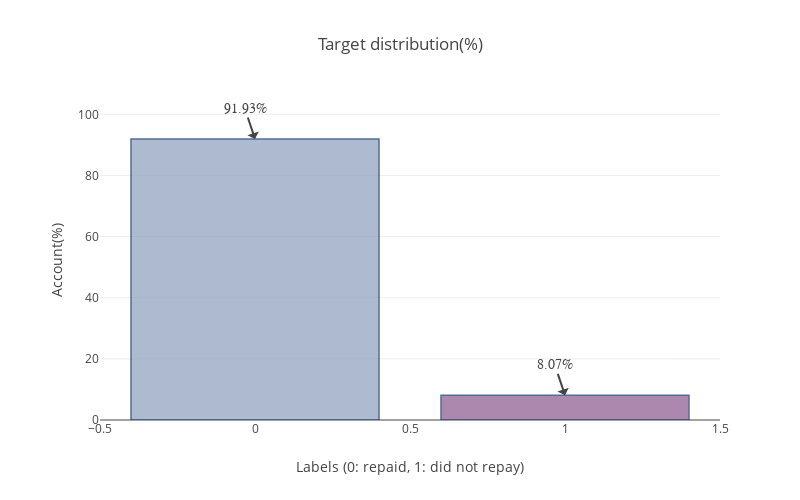

Notebook source saved alongside this figure:
### Code cell
cnt_srs = application_train['TARGET'].value_counts()
text = ['{:.2f}%'.format(100 * (value / cnt_srs.sum())) for value in cnt_srs.values]

trace = go.Bar(
    x = cnt_srs.index,
    y = (cnt_srs / cnt_srs.sum()) * 100,
    marker = dict(
        color = random_color_generator(2),
        line = dict(color='rgb(8, 48, 107)',
                   width = 1.5
                   )
    ), 
    opacity = 0.7
)

data = [trace]

layout = go.Layout(
    title = 'Target distribution(%)',
    margin = dict(
        l = 100
    ),
    xaxis = dict(
        title = 'Labels (0: repaid, 1: did not repay)'
    ),
    yaxis = dict(
        title = 'Account(%)'
    ),
    width=800,
    height=500
)
annotations = []
for i in range(2):
    annotations.append(dict(
        x = cnt_srs.index[i],
        y = ((cnt_srs / cnt_srs.sum()) * 100)[i],
        text = text[i],
        font = dict(
            family = 'Arial',
            size = 14,
        ),
        showarrow = True
    ))
    layout['annotations'] = annotations

fig = go.Figure(data=data, layout=layout)
py.iplot(fig)

### Figure 1 — Plotly figure (JSON) as saved in the notebook; plotly's stock layout.template omitted (floating-point values rounded to 4 significant figures)
{"data": [{"marker": {"color": ["#8B9EBB", "#89568E"], "line": {"color": "rgb(8, 48, 107)", "width": 1.5}}, "opacity": 0.7, "type": "bar", "x": [0, 1], "y": [91.93, 8.073]}], "layout": {"annotations": [{"font": {"family": "Arial", "size": 14}, "showarrow": true, "text": "91.93%", "x": 0, "y": 91.93}, {"font": {"family": "Arial", "size": 14}, "showarrow": true, "text": "8.07%", "x": 1, "y": 8.073}], "height": 500, "margin": {"l": 100}, "title": "Target distribution(%)", "width": 800, "xaxis": {"title": "Labels (0: repaid, 1: did not repay)"}, "yaxis": {"title": "Account(%)"}}}
